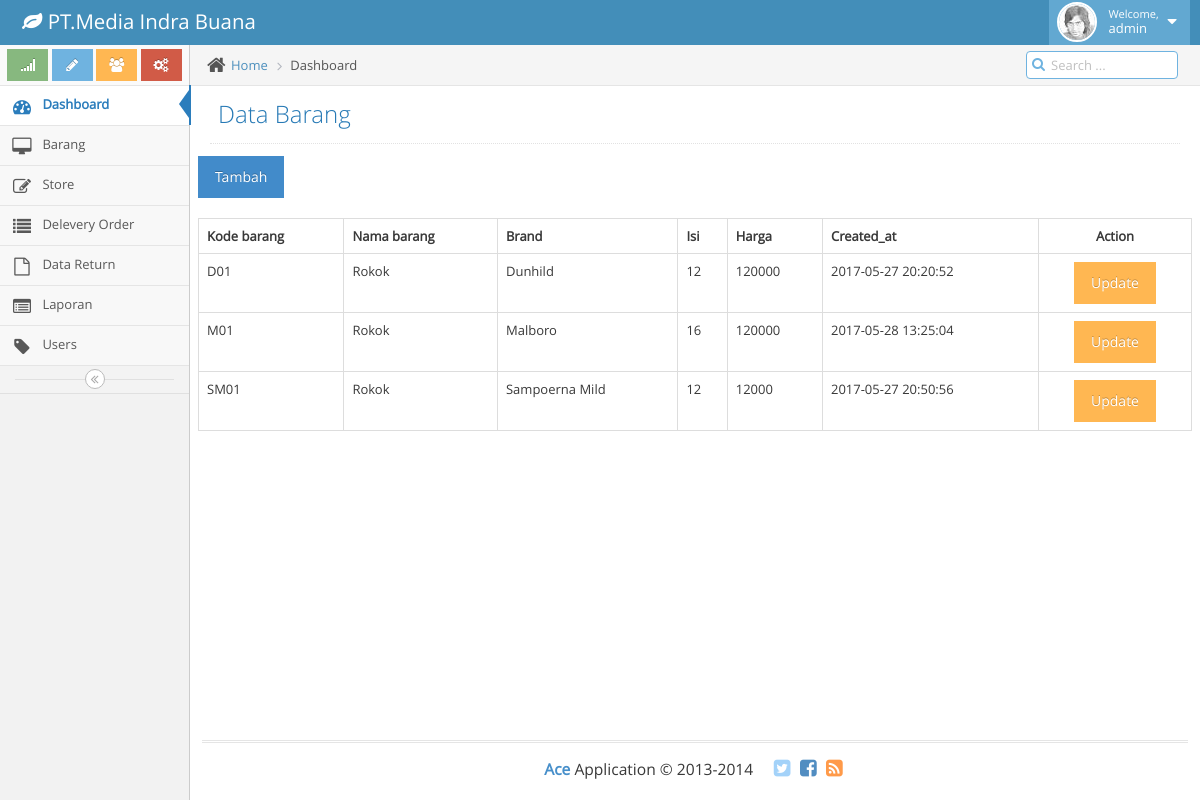
The app's page /Admin/barang/barang.php with its own data.
### tables this page shows
CREATE TABLE `barang` (
  `kode_barang` varchar(11) NOT NULL,
  `nama_barang` varchar(50) DEFAULT NULL,
  `brand` varchar(20) DEFAULT NULL,
  `isi` int(11) DEFAULT NULL,
  `harga` int(20) DEFAULT NULL,
  `created_at` datetime DEFAULT NULL,
  `created_by` varchar(20) DEFAULT NULL,
  `modified_at` datetime DEFAULT NULL,
  `modified_by` varchar(20) DEFAULT NULL,
  PRIMARY KEY (`kode_barang`)
);

### public/Admin/barang/databarang.php (the view, shortened to what this page needs)
<!DOCTYPE html>
<html>
<head>
</head>
<body>
<?php
	$query = mysql_query("SELECT * FROM barang") or die(mysql_error());
?>
<div class="row">
<a href="form_barang_home.php"><button class="btn btn-primary">Tambah</button></a>
<br>
<br>
	<table class="table  table-bordered table-hover">
		<tr>
			<th>Kode barang</th>
			<th>Nama barang</th>
			<th>Brand</th>
			<th>Isi</th>
			<th>Harga</th>
			<th>Created_at</th>
			<th colspan="2"><center>Action</center></th>
		</tr>
		<?php
			while ($data = mysql_fetch_array($query)) {
		?>
		<tr>
			<td><?php echo $data['kode_barang']; ?></td>
			<td><?php echo $data['nama_barang']; ?></td>
			<td><?php echo $data['brand']?></td>
			<td><?php echo $data['isi']; ?></td>
			<td><?php echo $data['harga']; ?></td>
			<td><?php echo $data['created_at']; ?></td>
			<td><center><a href="edit_barang.php?kode_barang=<?php echo $data['kode_barang']?>"><button class="btn btn-warning">Update</button></a></center></td>
		</tr>
		<?php } ?>
	</table>
</div>
</body>
</html>

### records on screen
barang: kode_barang "D01", nama_barang "Rokok", brand "Dunhild", isi "12", harga "120000", created_at "2017-05-27 20:20:52"
barang: kode_barang "M01", nama_barang "Rokok", brand "Malboro", isi "16", harga "120000", created_at "2017-05-28 13:25:04"
barang: kode_barang "SM01", nama_barang "Rokok", brand "Sampoerna Mild", isi "12", harga "12000", created_at "2017-05-27 20:50:56"
